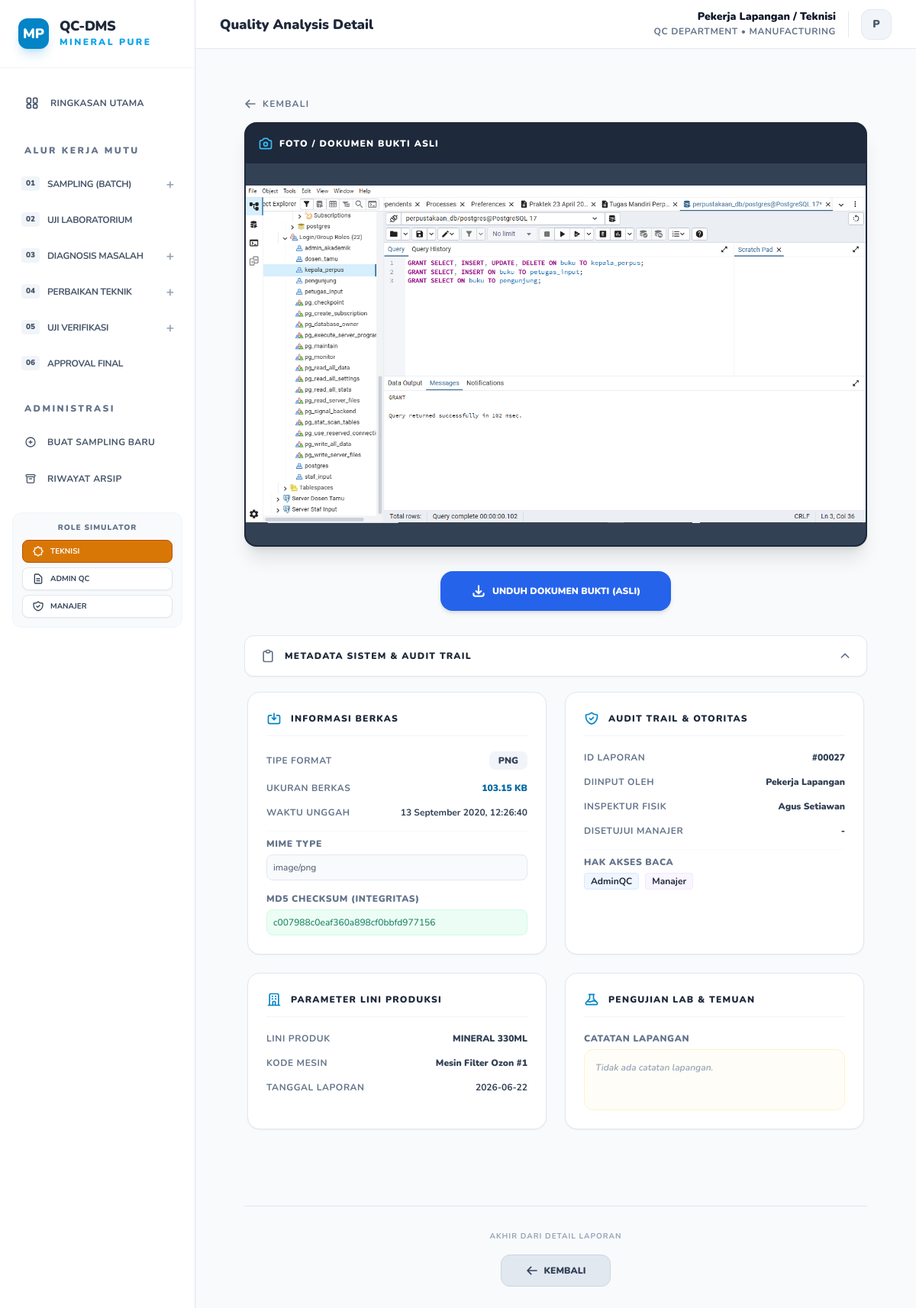
/view.php?id=27, run on the app's committed database.
### tables this page shows
CREATE TABLE documents (
        id INTEGER PRIMARY KEY AUTOINCREMENT,
        no_dokumen TEXT UNIQUE,
        nama_dokumen TEXT,
        produk TEXT,
        jenis TEXT,
        tanggal TEXT,
        inspector TEXT,
        machine_id TEXT,
        admin_entry_name TEXT,
        status TEXT,
        status_mutu TEXT DEFAULT 'Passed',
        approval_status TEXT DEFAULT 'Waiting Approval',
        approved_by TEXT,
        link TEXT,
        deskripsi TEXT,
        folder_path TEXT,
        parent_doc_id INTEGER,
        ph TEXT,
        tds TEXT,
        kekeruhan TEXT,
        created_at DATETIME,
        approved_at DATETIME,
        archived_at DATETIME
    , file_path TEXT, external_link TEXT);

### view.php (the view, shortened to what this page needs)
<?php
require 'db.php';
$id = $_GET['id'] ?? null;
$stmt = $pdo->prepare("SELECT * FROM documents WHERE id = ?");
$stmt->execute([$id]);
$doc = $stmt->fetch(PDO::FETCH_ASSOC);
$file_size_formatted = '0 KB';
$file_ext = 'UNKNOWN';
$file_mime = 'application/octet-stream';
$file_hash = '-';
$file_upload_time = $doc['tanggal'];
if (!empty($doc['file_path']) && file_exists($doc['file_path'])) {
    $file_size = filesize($doc['file_path']);
    $units = array('B', 'KB', 'MB', 'GB', 'TB');
    $bytes = max($file_size, 0);
    $pow = floor(($bytes ? log($bytes) : 0) / log(1024));
    $pow = min($pow, count($units) - 1);
    $bytes /= pow(1024, $pow);
    $file_size_formatted = round($bytes, 2) . ' ' . $units[$pow];
    $file_ext = strtoupper(pathinfo($doc['file_path'], PATHINFO_EXTENSION));
    $file_mime = mime_content_type($doc['file_path']);
    $file_hash = md5_file($doc['file_path']);
    $file_upload_time = date("d F Y, H:i:s", filemtime($doc['file_path']));
} elseif (!empty($doc['external_link'])) {
    $file_ext = 'CLOUD LINK';
    $file_mime = 'URI/Hyperlink';
    $file_size_formatted = 'External Storage';
    $file_hash = 'N/A (Cloud Data)';
}
?>
<!DOCTYPE html>
<html lang="id">
<head>
    <script src="https://cdn.tailwindcss.com"></script>
</head>
<body class="bg-slate-50 min-h-screen antialiased text-slate-800">
    <?php include 'sidebar.php'; ?>
    <div class="max-w-5xl mx-auto py-4 md:py-8 px-4 md:px-8 view-container">
        <div class="mb-4 flex items-center gap-3 no-print">
            <a href="javascript:history.back()" class="flex items-center gap-2 font-bold text-slate-500 hover:text-sky-600 transition-all text-sm md:text-xs md:uppercase md:tracking-widest">
                <svg class="w-4 h-4" fill="none" stroke="currentColor" viewBox="0 0 24 24" xmlns="http://www.w3.org/2000/svg"><path stroke-linecap="round" stroke-linejoin="round" stroke-width="2.5" d="M10 19l-7-7m0 0l7-7m-7 7h18"></path></svg>
                <span>Kembali</span>
            </a>
        </div>
        <?php if (!empty($doc['file_path']) || !empty($doc['external_link'])): ?>
        <div class="mb-8 no-print">
            <div class="bg-slate-900 rounded-2xl overflow-hidden shadow-xl border-2 border-slate-800">
                <div class="p-4 bg-slate-800 flex justify-between items-center">
                    <div class="flex items-center gap-2">
                        <h4 class="text-xs font-black text-white uppercase tracking-widest">Foto / Dokumen Bukti Asli</h4>
                    </div>
                </div>
                <div class="bg-slate-700 doc-preview-box" style="height:500px">
                    <?php if (!empty($doc['file_path'])): ?>
                        <?php
                        $ext = strtolower(pathinfo($doc['file_path'], PATHINFO_EXTENSION));
                        if (in_array($ext, ['jpg', 'jpeg', 'png', 'webp'])): ?>
                            <img src="<?= htmlspecialchars($doc['file_path']) ?>" class="w-full h-full object-contain" style="display:block">
                        <?php else: ?>
                            <iframe src="<?= htmlspecialchars($doc['file_path']) ?>" class="w-full h-full border-none"></iframe>
                        <?php endif; ?>
                    <?php endif; ?>
                </div>
            </div>
        </div>
        <?php endif; ?>
        <div class="mb-8 flex-col sm:flex-row justify-center items-center gap-4 sm:gap-6 no-print action-area desktop-action-toolbar hidden md:flex">
            <?php if (!empty($doc['file_path'])): ?>
                <a href="<?= htmlspecialchars($doc['file_path']) ?>" download class="w-full sm:w-auto justify-center px-10 py-4 bg-blue-600 text-white text-xs font-black uppercase rounded-2xl hover:bg-blue-700 transition-all shadow-md flex items-center gap-2">
                    <svg class="w-5 h-5" fill="none" stroke="currentColor" viewBox="0 0 24 24" xmlns="http://www.w3.org/2000/svg"><path stroke-linecap="round" stroke-linejoin="round" stroke-width="2.5" d="M4 16v1a3 3 0 003 3h10a3 3 0 003-3v-1m-4-4l-4 4m0 0l-4-4m4 4V4"></path></svg>
                    Unduh Dokumen Bukti (Asli)
                </a>
            <?php endif; ?>
        </div>
        <div class="mb-16">
            <div class="no-print">
                <button onclick="toggleMetadata()" class="w-full py-4 px-5 bg-white hover:bg-slate-50 rounded-xl flex justify-between items-center transition-all border border-slate-200 shadow-sm">
                    <div class="flex items-center gap-3">
                        <h4 class="text-xs font-black text-slate-650 uppercase tracking-widest">Metadata Sistem & Audit Trail</h4>
                    </div>
                    <span id="metaArrow" class="transform transition-transform duration-300 text-slate-500" style="transform: rotate(180deg);">
                        <svg class="w-4 h-4" fill="none" stroke="currentColor" viewBox="0 0 24 24" xmlns="http://www.w3.org/2000/svg"><path stroke-linecap="round" stroke-linejoin="round" stroke-width="2.5" d="M19 9l-7 7-7-7"></path></svg>
                    </span>
                </button>
            </div>
            <div id="metadataSection" class="metadata-content open mt-4">
                <div class="no-print grid grid-cols-1 md:grid-cols-2 gap-6 p-1 mb-8 meta-grid">
                    <div class="bg-white p-6 rounded-2xl border border-slate-200 shadow-sm">
                        <div class="flex items-center gap-3 mb-5 pb-3 border-b border-slate-100">
                            <svg class="w-5 h-5 text-sky-600" fill="none" stroke="currentColor" viewBox="0 0 24 24" xmlns="http://www.w3.org/2000/svg">
                                <path stroke-linecap="round" stroke-linejoin="round" stroke-width="2" d="M8 7H5a2 2 0 00-2 2v9a2 2 0 002 2h14a2 2 0 002-2V9a2 2 0 00-2-2h-3m-1 4l-3 3m0 0l-3-3m3 3V4"></path>
                            </svg>
                            <h4 class="text-xs font-black text-slate-800 uppercase tracking-widest">Informasi Berkas</h4>
                        </div>
                        <ul class="space-y-4">
                            <li class="flex justify-between items-center">
                                <span class="text-xs font-bold text-slate-500 uppercase tracking-wider">Tipe Format</span>
                                <span class="text-xs font-black text-slate-700 bg-slate-100 px-3 py-1 rounded-lg"><?= $file_ext ?></span>
                            </li>
                            <li class="flex justify-between items-center">
                                <span class="text-xs font-bold text-slate-500 uppercase tracking-wider">Ukuran Berkas</span>
                                <span class="text-xs font-black text-sky-700"><?= $file_size_formatted ?></span>
                            </li>
                            <li class="flex justify-between items-center">
                                <span class="text-xs font-bold text-slate-500 uppercase tracking-wider">Waktu Unggah</span>
                                <span class="text-xs font-bold text-slate-700"><?= $file_upload_time ?></span>
                            </li>
                            <li class="flex flex-col gap-1.5 pt-2 border-t border-slate-50">
                                <span class="text-xs font-black text-slate-500 uppercase tracking-wider">MIME Type</span>
                                <span class="text-xs font-mono text-slate-600 bg-slate-50 p-2 rounded-lg border border-slate-200"><?= $file_mime ?></span>
                            </li>
                            <li class="flex flex-col gap-1.5">
                                <span class="text-xs font-black text-slate-500 uppercase tracking-wider">MD5 Checksum (Integritas)</span>
                                <span class="text-xs font-mono text-emerald-700 bg-emerald-50 p-2 rounded-lg border border-emerald-100 break-all"><?= $file_hash ?></span>
                            </li>
                        </ul>
                    </div>
                    <div class="bg-white p-6 rounded-2xl border border-slate-200 shadow-sm">
                        <div class="flex items-center gap-3 mb-5 pb-3 border-b border-slate-100">
                            <h4 class="text-xs font-black text-slate-800 uppercase tracking-widest">Audit Trail & Otoritas</h4>
                        </div>
                        <ul class="space-y-4">
                            <li class="flex justify-between items-center">
                                <span class="text-xs font-bold text-slate-500 uppercase tracking-wider">ID Laporan</span>
                                <span class="text-xs font-black text-slate-700">#<?= str_pad($doc['id'], 5, '0', STR_PAD_LEFT) ?></span>
                            </li>
                            <li class="flex justify-between items-center">
                                <span class="text-xs font-bold text-slate-500 uppercase tracking-wider">Diinput Oleh</span>
                                <span class="text-xs font-black text-slate-700"><?= htmlspecialchars(str_replace('_', ' ', $doc['admin_entry_name'] ?? 'Pekerja Lapangan')) ?></span>
                            </li>
                            <li class="flex justify-between items-center">
                                <span class="text-xs font-bold text-slate-500 uppercase tracking-wider">Inspektur Fisik</span>
                                <span class="text-xs font-black text-slate-700"><?= htmlspecialchars($doc['inspector'] ?? '-') ?></span>
                            </li>
                            <li class="flex justify-between items-center">
                                <span class="text-xs font-bold text-slate-500 uppercase tracking-wider">Disetujui Manajer</span>
                                <span class="text-xs font-black text-slate-700"><?= htmlspecialchars(explode('(', $doc['approved_by'] ?? '-')[0]) ?></span>
                            </li>
                            <li class="flex flex-col gap-1.5 pt-2 border-t border-slate-50">
                                <span class="text-xs font-black text-slate-500 uppercase tracking-wider">Hak Akses Baca</span>
                                <div class="flex gap-2">
                                    <span class="text-xs font-bold text-blue-750 bg-blue-50 px-2 py-0.5 rounded border border-blue-100">AdminQC</span>
                                    <span class="text-xs font-bold text-purple-750 bg-purple-50 px-2 py-0.5 rounded border border-purple-100">Manajer</span>
                                </div>
                            </li>
                        </ul>
                    </div>
                    <div class="bg-white p-6 rounded-2xl border border-slate-200 shadow-sm">
                        <div class="flex items-center gap-3 mb-5 pb-3 border-b border-slate-100">
                            <h4 class="text-xs font-black text-slate-800 uppercase tracking-widest">Parameter Lini Produksi</h4>
                        </div>
                        <ul class="space-y-4">
                            <li class="flex justify-between items-center">
                                <span class="text-xs font-bold text-slate-500 uppercase tracking-wider">Lini Produk</span>
                                <span class="text-xs font-black text-slate-700 uppercase"><?= htmlspecialchars(str_replace('_', ' ', $doc['produk'])) ?></span>
                            </li>
                            <li class="flex justify-between items-center">
                                <span class="text-xs font-bold text-slate-500 uppercase tracking-wider">Kode Mesin</span>
                                <span class="text-xs font-black text-slate-700"><?= htmlspecialchars($doc['machine_id'] ?? '-') ?></span>
                            </li>
                            <li class="flex justify-between items-center">
                                <span class="text-xs font-bold text-slate-500 uppercase tracking-wider">Tanggal Laporan</span>
                                <span class="text-xs font-bold text-slate-700"><?= htmlspecialchars($doc['tanggal']) ?></span>
                            </li>
                        </ul>
                    </div>
                    <div class="bg-white p-6 rounded-2xl border border-slate-200 shadow-sm">
                        <div class="flex items-center gap-3 mb-5 pb-3 border-b border-slate-100">
                            <h4 class="text-xs font-black text-slate-800 uppercase tracking-widest">Pengujian Lab & Temuan</h4>
                        </div>
                        <div class="flex flex-col gap-1.5">
                            <span class="text-xs font-black text-slate-500 uppercase tracking-wider">Catatan Lapangan</span>
                            <div class="text-xs font-semibold text-slate-700 bg-amber-50/40 p-3.5 rounded-xl border border-amber-100 leading-relaxed min-h-[80px]">
                                <?= !empty($doc['deskripsi']) ? $doc['deskripsi'] : '<span class="italic text-slate-400">Tidak ada catatan lapangan.</span>' ?>
                            </div>
                        </div>
                    </div>
                </div>
            </div>
        </div>
        <div class="mt-8 mb-20 no-print text-center border-t border-slate-200 pt-8">
            <p class="text-[10px] font-bold text-slate-400 uppercase mb-4 tracking-widest">Akhir dari Detail Laporan</p>
            <a href="javascript:history.back()" class="inline-flex items-center gap-2 px-8 py-3 bg-slate-200 hover:bg-slate-355 text-slate-700 font-black text-xs uppercase rounded-xl transition-all border border-slate-300">
                <svg class="w-4 h-4 text-slate-650" fill="none" stroke="currentColor" viewBox="0 0 24 24" xmlns="http://www.w3.org/2000/svg"><path stroke-linecap="round" stroke-linejoin="round" stroke-width="2.5" d="M10 19l-7-7m0 0l7-7m-7 7h18"></path></svg>
                Kembali
            </a>
        </div>
    </div>
    </main>
    </div>
    </div>
</body>
</html>

### view.php (style rules this page uses)
body { font-family: system-ui, -apple-system, BlinkMacSystemFont, "Segoe UI", Roboto, "Helvetica Neue", Arial, sans-serif; }
.metadata-content { max-height: 0; overflow: hidden; transition: max-height 0.3s ease-out; }
.metadata-content.open { max-height: 2000px; }

### sidebar.php (style rules this page uses)
body, h1, h2, h3, h4, h5, h6, p, a, span, div, button, input, select, textarea { font-family: 'Nunito', sans-serif !important; }

### data on the page
documents: file_path (picture), file_path "PNG", file_path "103.15 KB", file_path "13 September 2020, 12:26:40", file_path "image/png", file_path "c007988c0eaf360a898cf0bbfd977156", id "00027", admin_entry_name "Pekerja Lapangan", inspector "Agus Setiawan", approved_by "-", produk "MINERAL 330ML", machine "Mesin Filter Ozon #1", tanggal "2026-06-22"

### other printed values
$val['num'] "01"
$val['title'] "SAMPLING (BATCH)"
$val['num'] "02"
$val['title'] "UJI LABORATORIUM"
$val['num'] "03"
$val['title'] "DIAGNOSIS MASALAH"
$val['num'] "04"
$val['title'] "PERBAIKAN TEKNIK"
$val['num'] "05"
$val['title'] "UJI VERIFIKASI"
$val['num'] "06"
$val['title'] "APPROVAL FINAL"
$role_name "Pekerja Lapangan / Teknisi"
substr($role_name, 0, 1) "P"
